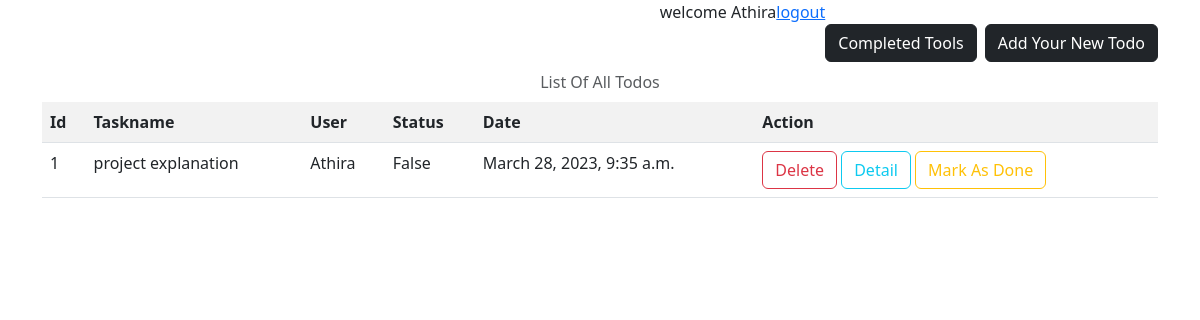
Page /todos/all/ (signed in) on the earlier database version.
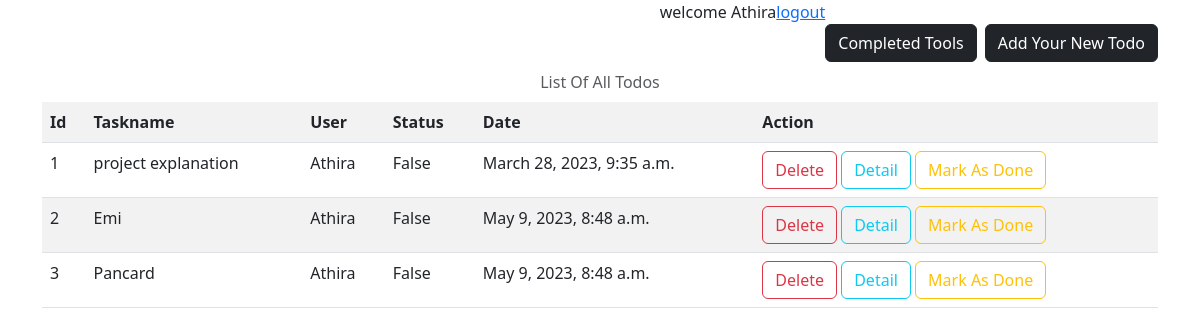
Same page on the later database version.
### tasks/models.py (models this page shows, shortened)
class Todo(models.Model):
    task_name=models.CharField(max_length=200)
    user=models.ForeignKey(User,on_delete=models.CASCADE)
    status=models.BooleanField(default=False)
    date=models.DateTimeField(auto_now_add=True)

### tasks/views.py (the view)
# urls.py: path("todos/all/",views.TodoListView.as_view(),name="todo-list"),
class TodoListView(View):
    def get(self,request,*args,**kwargs):
        qs=Todo.objects.filter(status=False,user=request.user).order_by("date")
        return render(request,"todo-list.html",{"todos":qs})

### tasks/templates/todo-list.html (shortened to what this page needs)
<!DOCTYPE html>
<html lang="en">
<head>
    <link href="https://cdn.jsdelivr.net/npm/bootstrap@5.3.0-alpha1/dist/css/bootstrap.min.css" rel="stylesheet">
</head>
<body>
 <div class="container">
    <div class="d-flex justify-content-end">
    welcome {{request.user}}
    <a href="{%url 'signout' %}">logout</a>
    <a href="{%url 'todo-complete' %}" class="btn btn-dark me-2 mt-4">Completed Tools</a>
    <a href="{%url 'todo-add'%}" class="btn btn-dark  mt-4">Add Your New Todo </a>
    </div>
<table class="table table-striped">
    <caption class="caption-top text-center">List Of All Todos</caption>
   <tr>
     <th>Id</th>
     <th>Taskname</th>
     <th>User</th>
     <th>Status</th>
     <th>Date</th>
     <th>Action</th>
   </tr>
   {%for t in todos%}
    <tr>
        <td>{{forloop.counter}}</td>
        <td>{{t.task_name}}</td>
        <td>{{t.user}}</td>
        <td>{{t.status}}</td>
        <td>{{t.date}}</td>
        <td>
            <a href="{%url 'todo-delete' t.id%}" class="btn btn-outline-danger">Delete</a>
            <a href="{%url 'todo-detail' t.id%}" class="btn btn-outline-info">Detail</a>
            <a href="{%url 'todo-change' t.id%}" class="btn btn-outline-warning">Mark As Done</a>
        </td>
    </tr>
   {%endfor%}
</table>
 </div>
</body>
</html>

Differences in the rows shown:
added Todo: task_name "Emi", user "Athira", status "False", date "May 9, 2023, 8:48 a.m."
added Todo: task_name "Pancard", user "Athira", status "False", date "May 9, 2023, 8:48 a.m."
